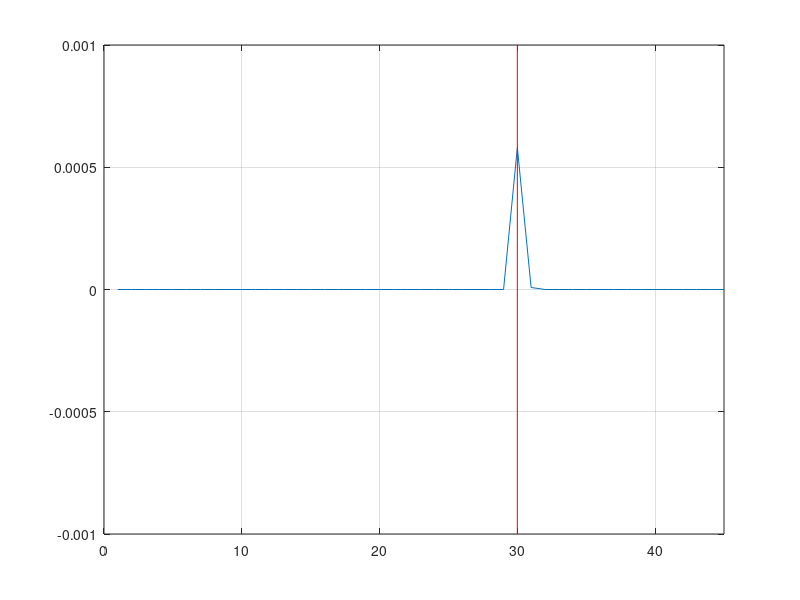

MATLAB code to generate this figure:
clear all
clc

    
permeability=4*pi*1e-7;  %Free Space
permitivity=8.85e-12;    %Free Space
c=1/sqrt(permeability*permitivity);           
                      
m=45; 
ex=zeros(1,m);
hy=zeros(1,m);
cb=zeros(1,m);
eaf=zeros(1,m);
s=zeros(1,m);
dt=zeros(1,m);
p=zeros(1,m);
SAR=zeros(1,m);

dx = .01;
dt = dx/(2*c);
d0 = 0.3;                       
                                  
%region

k1=fix(d0/dx);% Thyroid 



% free space
permitivity(1,1:k1)=1;
dt(1,1:k1) = dx/(2*c);  
s(1,1:k1) = 0;

% Thyroid  
permitivity(1,k1:m)=  58.142 ;
dt(1,k1:m) = dx/(2*c); 
s(1,k1:m) = 1.501;




ex_left_m1 = 0;
ex_left_m2 = 0;
ex_right_m1 = 0;
ex_right_m2 = 0;
ex_left_b1_m1 = 0;
ex_left_b1_m2 = 0;


iteration = 500;                       

for n = 1:iteration
    for k = 2:45
        eaf =dt(1,k)*s(1,k)/(2*permitivity(1,k)*8.85e-12);
        ca=(1-eaf)/(1+eaf);
        cb=0.5/(permitivity(1,k)*(1+eaf));
        
        ex(1,k) = ca*ex(1,k) + cb*(hy(1,k-1) - hy(1,k));
        p(1,k)=(ex(1,k)^2)*s(1,k)/2;
        SAR(1,k)=((ex(1,k)^2)*s(1,k))/(2*(1100));
    end
    source = sin(2*pi*1800*10^(6)*dt(1,1)*n);       
     ex(1,2) = source;
    
    % Boundaries
    if n>2
        KE=45;
        kc=30;
        % Left boundary
        ex(1,1) = ex_left_m2;      % set left boundary of ex(1) by the value of ex(2)@n-2
        ex_left_m2 = ex_left_m1;   % set the value of ex(2)@n-2 by the value of ex(2)@n-1
        ex_left_m1 = ex(1,2);      % set the value of ex(2)@n-1 by the value of ex(2)@n (current value)
        % Right boundary
        ex(1,KE) = ex_right_m2;    % set right boundary of ex(201) by the value of ex(200)@n-2
        ex_right_m2 = ex_right_m1; % set the value of ex(200)@n-2 by the value of ex(200)@n-1
        ex_right_m1 = ex(1,KE-1);  % set the value of ex(200)@n-1 by the value of ex(200)@n (current value)
        
        % dielectric edge
        ex(1,kc) = ex_left_b1_m2;
        ex_left_b1_m2 = ex_left_b1_m1;
        ex_left_b1_m1 = ex(1,kc-1);
    end
   
    for k = 1:44
         hy(1,k) = hy(1,k) + .5*(ex(1,k) - ex(1,k+1));  
    end
 
    plot(SAR);grid
    grid on
    axis([0 m -0.001 0.001]); 
    line([k1,k1],[-.001,.001],'Color','r');
     
  
    frame = getframe();
    
    
end